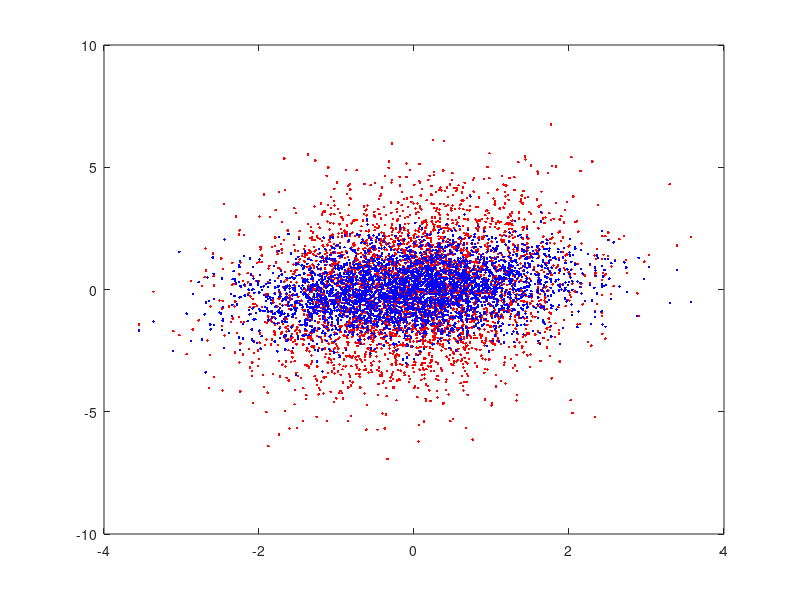

Here is the MATLAB script that generated this plot:
%%

N = 3512
FRACTION = .2
gainfactor = 2
Offset = 0; % just to get positive mu-values

% normal distributions, mu = growth rate; Y and C are fluor signals
muRnd       = randn(N,1)+Offset;
yrndpart    = randn(N,1)+Offset; % intrinsic noise in Y
crndpart    = randn(N,1)+Offset; % intrinsic noise in C

% 
YFPrnd = gainfactor.* (FRACTION .* muRnd + sqrt(1-FRACTION^2) .* yrndpart);
CFPrnd =               FRACTION .* muRnd + sqrt(1-FRACTION^2) .* crndpart;

%YFPrnd=0.2535*muRnd+sqrt(1-0.2535^2)*yrndpart;
%CFPrnd=0.1520*muRnd+0.6*yrndpart+(1-0.6^2-0.152^2)*crndpart;

figure(1); clf;
plot(muRnd, YFPrnd, '.r')
hold on;
plot(muRnd, CFPrnd, '.b')

% Note that there is no time component in this data, so we cannot make
% cross correlation functions.
% Only the correlation coefficient can be measured.

RmuY = corr(muRnd,YFPrnd)
RmuC = corr(muRnd,CFPrnd)

% Note that Noreen has sent me two websites with two nice explanations when
% the slope indeed is the same as the cov, and when not.
%
% - http://stats.stackexchange.com/questions/22718/what-is-the-difference-between-linear-regression-on-y-with-x-and-x-with-y/22721#22721
% - http://stats.stackexchange.com/questions/32464/how-does-the-correlation-coefficient-differ-from-regression-slope

%%

%{

muRnd=randn(N,1);
yrndpart=randn(N,1);
crndpart=randn(N,1);
%YFPrnd=0.2535*muRnd+sqrt(1-0.2535^2)*yrndpart;
%CFPrnd=0.1520*muRnd+0.6*yrndpart+(1-0.6^2-0.152^2)*crndpart;
YFPrnd02=FRACTION*muRnd+sqrt(1-FRACTION^2)*yrndpart;
CFPrnd02=FRACTION*muRnd+sqrt(1-FRACTION^2)*crndpart;

muRnd=randn(3512,1);
yrndpart=randn(3512,1);
crndpart=randn(3512,1);
%YFPrnd=0.2535*muRnd+sqrt(1-0.2535^2)*yrndpart;
%CFPrnd=0.1520*muRnd+0.6*yrndpart+(1-0.6^2-0.152^2)*crndpart;
YFPrnd02=0.2*muRnd+sqrt(1-0.2^2)*yrndpart;
CFPrnd02=0.2*muRnd+sqrt(1-0.2^2)*crndpart;

%}

